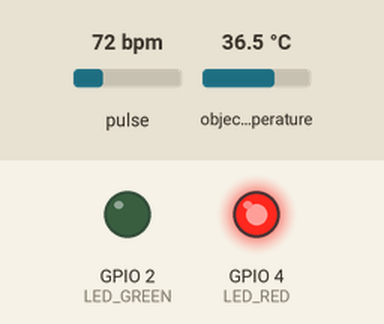
A sketch run on a simulated ESP32. On the bench: output pins drawn as LEDs (lit = HIGH). Inputs (shaded band) come from the test bench; at power-on: pulse 72 bpm, object temperature 36.5 °C. WiFi joins after 1.5 s; servers stay silent unless stated; random numbers use the default seed unless the sketch sets one; no MQTT or app messages arrive unless stated; what the sketch prints to the serial monitor is not drawn.

Above: at 0.1 s.
At 1.6 s:
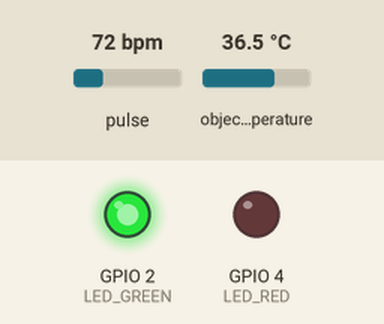
Timing chart, 0 to 3.1 s (numbered marks = the images above):
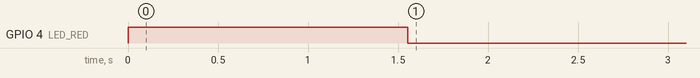

The sketch:

main.ino
```cpp
#include <Wire.h>
#include <WiFi.h>
#include <PubSubClient.h>
#include <ArduinoJson.h>
#include "MAX30105.h"
#include "heartRate.h"
#include <Adafruit_MLX90614.h>
#include "soc/rtc_cntl_reg.h"
#include "config.h"

// ── Sensors ───────────────────────────────────────────────────────────────────
MAX30105          particleSensor;
Adafruit_MLX90614 mlx = Adafruit_MLX90614();

// ── Heart rate ────────────────────────────────────────────────────────────────
const byte RATE_SIZE = 4;
byte  rates[RATE_SIZE];
byte  rateSpot   = 0;
byte  beatCount  = 0;
long  lastBeat   = 0;
float beatsPerMinute = 0;
int   beatAvg    = 0;

// ── Vitals ────────────────────────────────────────────────────────────────────
float bodyTemp = 0;
float spo2     = 98.5;

// ── Timers ────────────────────────────────────────────────────────────────────
unsigned long lastPublish    = 0;
unsigned long lastTempRead   = 0;
unsigned long lastSpo2Update = 0;

// ── WiFi + MQTT ───────────────────────────────────────────────────────────────
WiFiClient   espClient;
PubSubClient mqttClient(espClient);

// ── LED helpers ───────────────────────────────────────────────────────────────
static void ledInit() {
#if LED_GREEN >= 0
  pinMode(LED_GREEN, OUTPUT);
  digitalWrite(LED_GREEN, LOW);
#endif
#if LED_RED >= 0
  pinMode(LED_RED, OUTPUT);
  digitalWrite(LED_RED, LOW);
#endif
}

// ok=true → green on, red off.  ok=false → green off, red on.
static void ledSet(bool ok) {
#if LED_GREEN >= 0
  digitalWrite(LED_GREEN, ok ? HIGH : LOW);
#endif
#if LED_RED >= 0
  digitalWrite(LED_RED, ok ? LOW : HIGH);
#endif
}

// ── WiFi connection ───────────────────────────────────────────────────────────
static void connectWiFi() {
  ledSet(false);
  Serial.printf("[wifi] Connecting to %s", WIFI_SSID);

  WiFi.persistent(false);       // don't write credentials to flash on every connect
  WiFi.setAutoReconnect(true);  // hardware-level reconnect on brief AP drops
  WiFi.setSleep(false);         // disable modem sleep — prevents dropped MQTT keepalives
  WiFi.mode(WIFI_STA);
  WiFi.begin(WIFI_SSID, WIFI_PASSWORD);

  unsigned long t0 = millis();
  while (WiFi.status() != WL_CONNECTED) {
    if (millis() - t0 > 20000) {
      Serial.println("\n[wifi] Timeout — restarting");
      ESP.restart();
    }
    delay(500);
    Serial.print(".");
  }
  Serial.printf("\n[wifi] Connected  IP=%s\n", WiFi.localIP().toString().c_str());
}

// ── MQTT connection with LWT ──────────────────────────────────────────────────
static void connectMQTT() {
  mqttClient.setServer(MQTT_BROKER, MQTT_PORT);

  // Critical: short keepalive so the broker fires the LWT within ~22 s of
  // abrupt power loss (1.5 × 15 s).  PubSubClient default = 60 s → ~90 s LWT
  // latency, which leaves the session row frozen in the admin UI far too long.
  mqttClient.setKeepAlive(MQTT_KEEPALIVE_S);

  // LWT payload must match exactly what mqtt_bridge.py checks:
  //   if payload.get("status") == "offline": notify_disconnect()
  const char* lwtPayload =
    "{\"status\":\"offline\",\"device_id\":\"" DEVICE_ID "\"}";

  while (!mqttClient.connected()) {
    ledSet(false);
    Serial.print("[mqtt] Connecting to broker...");

    bool ok = mqttClient.connect(
      DEVICE_ID,      // clientId — must be unique per broker
      nullptr,        // username  (anonymous broker)
      nullptr,        // password
      MQTT_STATUS,    // willTopic
      1,              // willQos  — QoS 1: at-least-once; survives brief broker restart
      true,           // willRetain — bridge receives it even if it connects after the event
      lwtPayload
    );

    if (ok) {
      Serial.println("ok");
      // Overwrite any retained "offline" message so a reconnected bridge knows
      // we are live again.
      mqttClient.publish(
        MQTT_STATUS,
        "{\"status\":\"online\",\"device_id\":\"" DEVICE_ID "\"}",
        true  // retain
      );
    } else {
      Serial.printf("failed rc=%d, retry in 5 s\n", mqttClient.state());
      delay(5000);
    }
  }
}

// ── Setup ─────────────────────────────────────────────────────────────────────
void setup() {
  // Powerbank supply can sag during WiFi connect burst — disable brownout reset
  // so the chip survives the voltage dip instead of restarting in a loop.
  WRITE_PERI_REG(RTC_CNTL_BROWN_OUT_REG, 0);

  Serial.begin(115200);
  ledInit();
  ledSet(false);  // red on during init

  Wire.begin(21, 22);
  randomSeed(analogRead(0));

  // MAX30102
  if (!particleSensor.begin(Wire, I2C_SPEED_STANDARD)) {
    Serial.println("[sensor] MAX30102 not found — check wiring");
    while (1) { ledSet(false); delay(500); }  // halt with red
  }
  particleSensor.setup(20, 4, 2, 100, 411, 2048);
  particleSensor.setPulseAmplitudeGreen(0);

  // MLX90614
  if (!mlx.begin()) {
    Serial.println("[sensor] MLX90614 not found — check wiring");
    while (1) { ledSet(false); delay(500); }  // halt with red
  }

  connectWiFi();
  connectMQTT();
  ledSet(true);   // green — fully connected
  Serial.println("[init] Ready — publishing to " MQTT_TOPIC);
}

// ── Loop ──────────────────────────────────────────────────────────────────────
void loop() {
  // Maintain connections — reconnect transparently on drop
  if (WiFi.status() != WL_CONNECTED) {
    Serial.println("[wifi] Lost connection — reconnecting");
    ledSet(false);
    connectWiFi();
    connectMQTT();
    ledSet(true);
  }
  if (!mqttClient.connected()) {
    Serial.println("[mqtt] Lost connection — reconnecting");
    ledSet(false);
    connectMQTT();
    ledSet(true);
  }
  mqttClient.loop();  // keep-alive ping + incoming message processing

  // ── Read IR ───────────────────────────────────────────────────────────────
  long irValue = particleSensor.getIR();

  if (irValue < 70000) {
    // No finger on sensor — skip this cycle; do not publish stale data
    beatAvg = 0;
    delay(200);
    return;
  }

  // ── Heart rate detection ──────────────────────────────────────────────────
  if (checkForBeat(irValue)) {
    long delta = millis() - lastBeat;
    lastBeat = millis();
    beatsPerMinute = 60.0 / (delta / 1000.0);

    if (beatsPerMinute > 50 && beatsPerMinute < 120) {
      rates[rateSpot++] = (byte)beatsPerMinute;
      rateSpot %= RATE_SIZE;
      if (beatCount < RATE_SIZE) beatCount++;

      beatAvg = 0;
      for (byte i = 0; i < beatCount; i++) beatAvg += rates[i];
      beatAvg /= beatCount;
    }
  }

  // ── SpO₂ (BPM-correlated simulation every 3 s) ────────────────────────────
  if (millis() - lastSpo2Update > 3000) {
    lastSpo2Update = millis();

    float target;
    if      (beatAvg > 105) target = 96.8;
    else if (beatAvg > 90)  target = 97.5;
    else if (beatAvg > 75)  target = 98.2;
    else                    target = 98.8;

    target += random(-4, 5) / 10.0;
    target  = constrain(target, 95.5, 99.8);
    spo2    = (spo2 * 0.7) + (target * 0.3);  // low-pass smooth
  }

  // ── Temperature every 2 s ─────────────────────────────────────────────────
  if (millis() - lastTempRead > 2000) {
    lastTempRead = millis();
    bodyTemp = mlx.readObjectTempC();
  }

  // ── Publish to MQTT every 1 s (only when BPM is detected) ───────────────
  // device_id and device_secret are embedded here because MQTT has no HTTP
  // headers.  The bridge extracts them for the X-Device-Secret auth header
  // on the POST /api/readings call to FastAPI.
  if (millis() - lastPublish > 1000 && beatAvg > 0) {
    lastPublish = millis();

    StaticJsonDocument<192> doc;
    doc["spo2"]          = round(spo2 * 10) / 10.0;
    doc["bpm"]           = beatAvg;
    doc["temperature"]   = (round(bodyTemp * 10) / 10.0) + 1;
    doc["timestamp"]     = millis() / 1000;
    doc["device_id"]     = DEVICE_ID;
    doc["device_secret"] = DEVICE_SECRET;

    char buf[192];
    size_t n = serializeJson(doc, buf);

    Serial.println(buf);  // print JSON to Serial Monitor when BPM is detected

    if (!mqttClient.publish(MQTT_TOPIC, (uint8_t*)buf, n, false)) {
      Serial.println("[mqtt] publish failed");
      ledSet(false);
    }
  }
}
```

config.h
```cpp
#pragma once

// ── WiFi ──────────────────────────────────────────────────────────────────────
#define WIFI_SSID      "LIAN"
#define WIFI_PASSWORD  "Jacky_04"

// ── MQTT broker ───────────────────────────────────────────────────────────────
// Set MQTT_BROKER to the LAN IP of the bedside machine running Mosquitto.
// Find it with: ip addr (Linux) / ipconfig (Windows) / ifconfig (Mac)
#define MQTT_BROKER    "10.235.22.181"
#define MQTT_PORT      1883
#define MQTT_TOPIC     "medisync/readings"   // ESP32 publishes readings here
#define MQTT_STATUS    "medisync/status"     // LWT topic — broker publishes "offline" on abrupt loss
#define DEVICE_ID      "esp32-001"
#define DEVICE_SECRET  "esp32"

// Broker fires the LWT after ~1.5 × keepalive seconds of silence.
// 15 s → LWT within ~22 s of power loss. PubSubClient default (60 s) = ~90 s — too slow.
#define MQTT_KEEPALIVE_S 15

// ── Status LEDs ───────────────────────────────────────────────────────────────
// Wire an external LED + 220 Ω resistor between each pin and GND.
// Set to -1 to disable a colour (e.g. if your board only has one built-in LED).
// Most ESP32 devboards: GPIO2 = built-in blue LED (use as GREEN proxy in dev).
#define LED_GREEN 2    // WiFi + MQTT + sensor OK
#define LED_RED   4    // any failure (WiFi down / MQTT down / sensor init failed)
```
